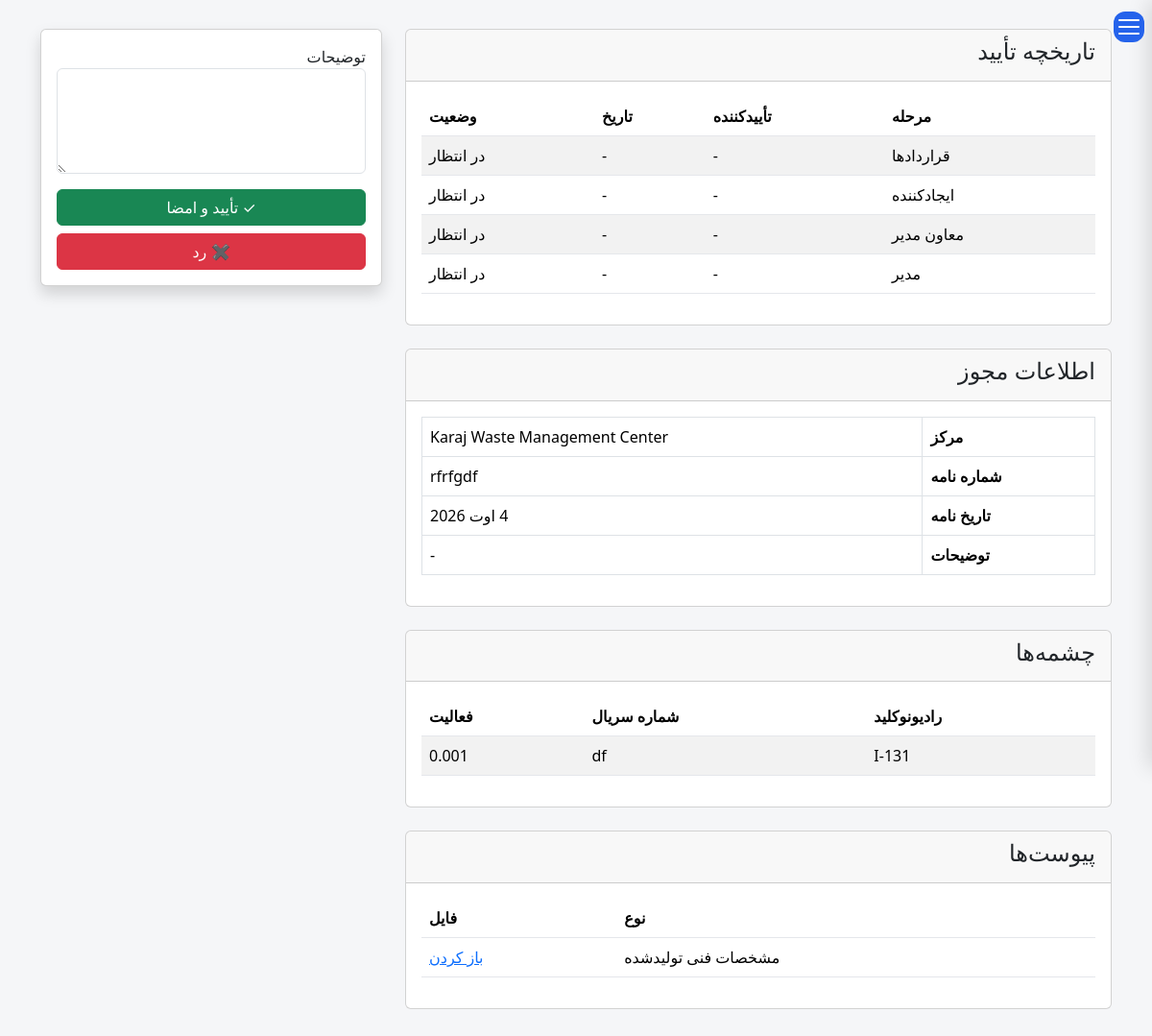
The app's page /operations/licenses/26/sign/ (signed in), older data.
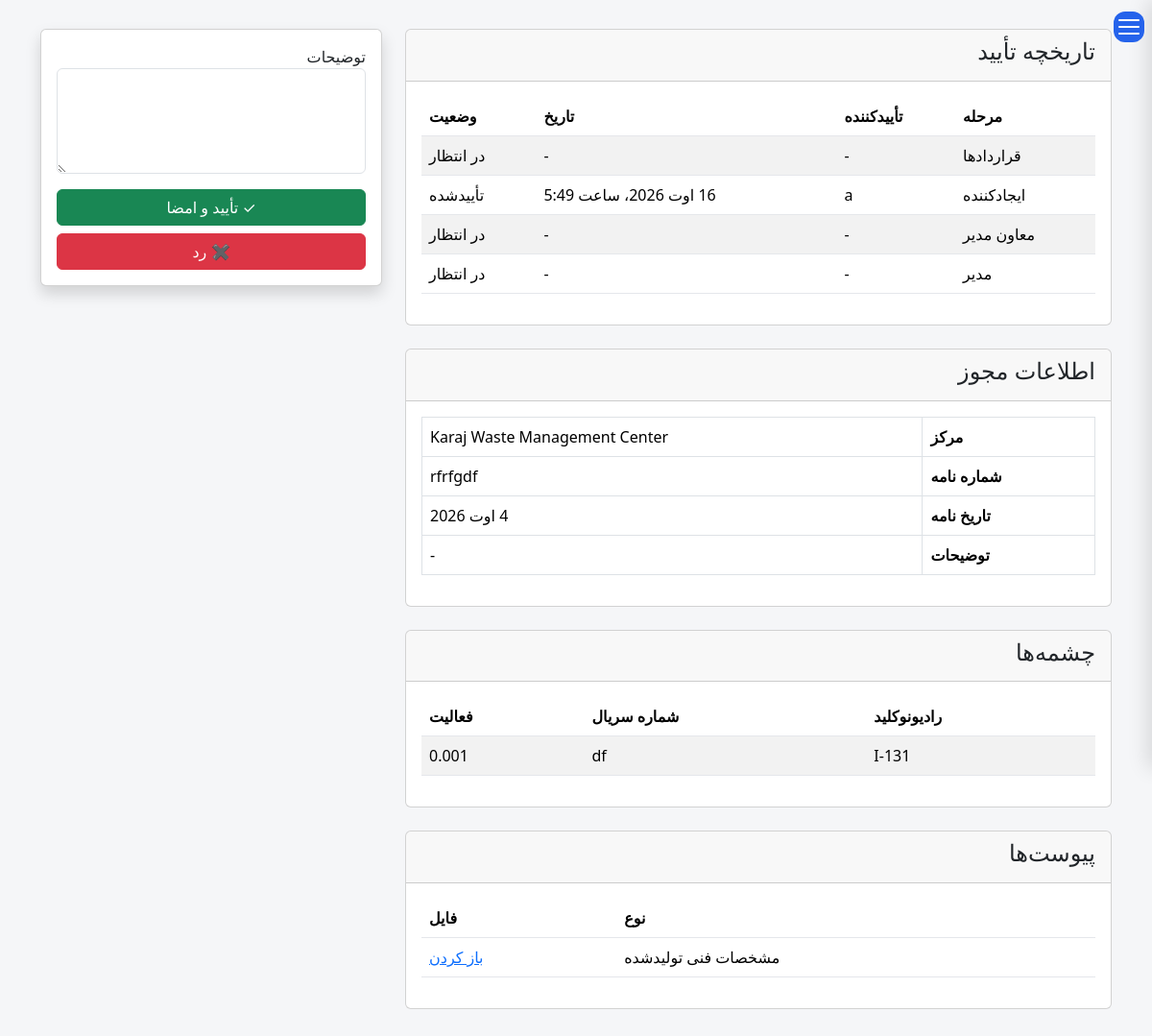
The same page, newer data.
### operations/models.py (models this page shows, shortened)
class LicenseApproval(models.Model):
    class ApprovalStep(models.TextChoices):
        CREATOR = "CREATOR", _("Creator")
        MANAGER = "MANAGER", _("Manager")
        DEPUTY = "DEPUTY", _("Deputy Manager")
        CONTRACTS = "CONTRACTS", _("Contracts")
    class ApprovalStatus(models.TextChoices):
        PENDING = "PENDING", _("Pending")
        APPROVED = "APPROVED", _("Approved")
        REJECTED = "REJECTED", _("Rejected")
    license = models.ForeignKey(
        LicenseRequest,
        verbose_name=_("License"),
        related_name="approvals",
        on_delete=models.CASCADE,
    )
    step = models.CharField(  _("Approval Step"),
        max_length=30,
        choices=ApprovalStep.choices,
    )
    order = models.PositiveSmallIntegerField()
    approver = models.ForeignKey(
        settings.AUTH_USER_MODEL,
        verbose_name=_("Approver"),
        on_delete=models.SET_NULL,
        null=True,
        blank=True,
    )
    status = models.CharField(_("Status"),
        max_length=20,
        choices=ApprovalStatus.choices,
        default=ApprovalStatus.PENDING,
    )
    approved_at = models.DateTimeField( _("Approved At"),
        null=True,
        blank=True,
    )
    comments = models.TextField(_("Comments"),
        blank=True,
    )
    history = HistoricalRecords()
    class Meta:
        ordering = ["order"]
        verbose_name = _("License Approval")
        verbose_name_plural = _("License Approvals")

### operations/views.py (the view, shortened to what this page needs)
def license_sign(request, pk):
    license_request = get_object_or_404(
        LicenseRequest,
        pk=pk,
    )
    if license_request.status == LicenseStatus.WAITING_CREATOR:
        current_step = LicenseApproval.ApprovalStep.CREATOR
    elif license_request.status == LicenseStatus.WAITING_MANAGER:
        current_step = LicenseApproval.ApprovalStep.MANAGER
    elif license_request.status == LicenseStatus.WAITING_DEPUTY:
        current_step = LicenseApproval.ApprovalStep.DEPUTY
    specification = get_object_or_404(
        LicenseAttachment,
        license=license_request,
        attachment_type=LicenseAttachmentType.SPECIFICATION,
    )
    approval = get_object_or_404(
        LicenseApproval,
        license=license_request,
        step=current_step,
    )
    history = (
        LicenseApproval.objects
        .filter(
            license=license_request,
        )
        .order_by(
            "step",
        )
    )
    return render(
        request,
        "operations/license_sign.html",
        {
            "license": license_request,
            "specification": specification,
            "approval": approval,
            "history": history,
        },
    )

### facilities/models.py (called while the page is built)
    def __str__(self):
        return str(self.name) if self.name else _("Unnamed Facility")

### reference/models.py (called while the page is built)
    def __str__(self):
        return self.name

### templates/operations/license_sign.html (shortened to what the changed rows need)
{% extends "base.html" %}
{% load i18n %}
{% block content %}
<div class="container">
    <div class="row">
        <div class="col-lg-8">
            <div class="card mb-4">
                <div class="card-body">
                    <table class="table table-striped">
                        <thead>
                            <tr>
                                <th>{% trans "Step" %}</th>
                                <th>{% trans "Approver" %}</th>
                                <th>{% trans "Date" %}</th>
                                <th>{% trans "Status" %}</th>
                            </tr>
                        </thead>
                        <tbody>
                        {% for approval in history %}
                            <tr>
                                <td>
                                    {{ approval.get_step_display }}
                                </td>
                                <td>
                                    {{ approval.approver|default:"-" }}
                                </td>
                                <td>
                                    {{ approval.approved_at|default:"-" }}
                                </td>
                                <td>
                                    {{ approval.get_status_display }}
                                </td>
                            </tr>
                        {% empty %}
                            <tr>
                                <td colspan="4">
                                    {% trans "No approvals." %}
                                </td>
                            </tr>
                        {% endfor %}
                        </tbody>
                    </table>
                </div>
            </div>
            <div class="card mb-4">
                <div class="card-body">
                    <table class="table table-bordered">
                        <tr>
                            <th>{% trans "Facility" %}</th>
                        </tr>
                        <tr>
                            <th>{% trans "Letter Number" %}</th>
                        </tr>
                        <tr>
                            <th>{% trans "Letter Date" %}</th>
                        </tr>
                        <tr>
                            <th>{% trans "Description" %}</th>
                        </tr>
                    </table>
                </div>
            </div>
            <div class="card mb-4">
                <div class="card-body">
                    {% if license.sources.exists %}
                        <table class="table table-striped">
                            <thead>
                                <tr>
                                    <th>
                                        {% trans "Nuclide" %}
                                    </th>
                                    <th>
                                        {% trans "Serial Number" %}
                                    </th>
                                    <th>
                                        {% trans "Activity" %}
                                    </th>
                                </tr>
                            </thead>
                        </table>
                    {% else %}
                        <p>
                            {% trans "No sources." %}
                        </p>
                    {% endif %}
                </div>
            </div>
            <div class="card mb-4">
                <div class="card-body">
                    <table class="table">
                        <thead>
                            <tr>
                                <th>
                                    {% trans "Type" %}
                                </th>
                                <th>
                                    {% trans "File" %}
                                </th>
                            </tr>
                        </thead>
                    </table>
                </div>
            </div>
        </div>
    </div>
</div>
{% endblock %}

Row changes from the older to the newer data that the page shows:
changed LicenseApproval "ایجادکننده": approver "-" → "a"; approved_at "-" → "16 اوت 2026، ساعت 5:49"; status "در انتظار" → "تأییدشده"
